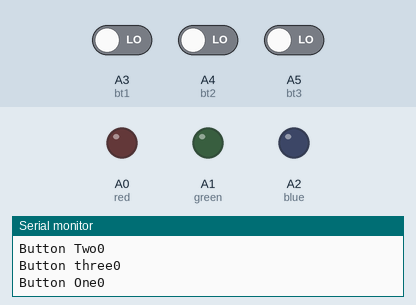
This sketch was run on a simulated Arduino Uno, built with avr-gcc and run on an emulated ATmega328P. Shown: output pins drawn as LEDs (lit = HIGH), the last lines printed to the serial monitor. The inputs (shaded band) are chosen by the test bench; at power-on: A3 (bt1) LOW, A4 (bt2) LOW, A5 (bt3) LOW.

Above: at 1.2 s.
1.3 s: A3 (bt1) driven HIGH
At 2.5 s:
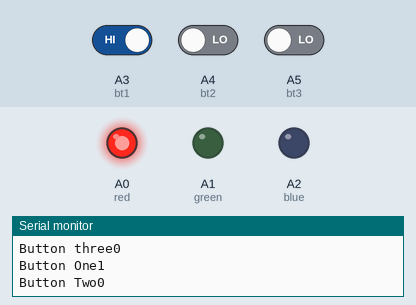
2.8 s: A4 (bt2) driven HIGH
At 3.2 s:
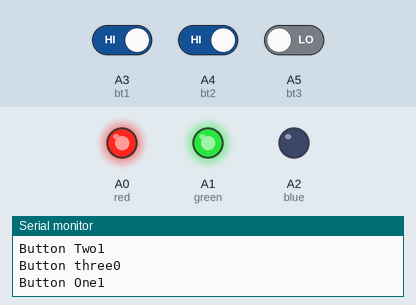
4.3 s: A5 (bt3) driven HIGH
At 5.2 s:
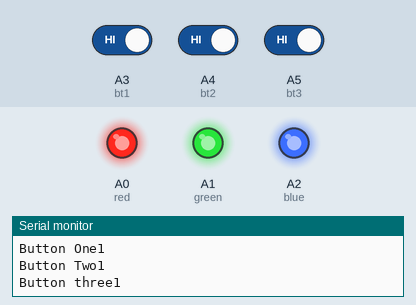
5.8 s: A3 (bt1) driven LOW
At 6.4 s:
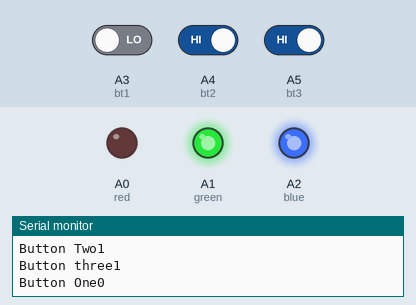
7.3 s: A4 (bt2) driven LOW
At 8.5 s:
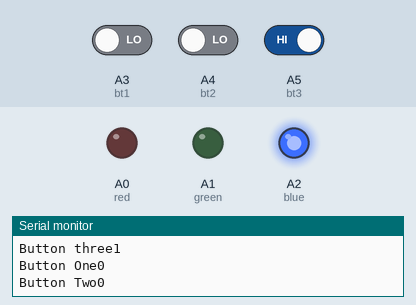
8.8 s: A3 (bt1) driven HIGH
At 9.4 s:
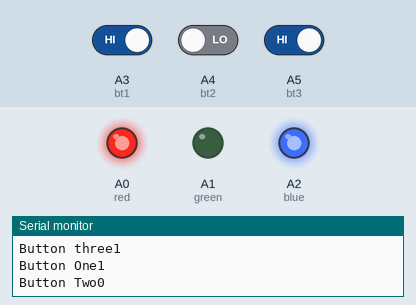
Timing chart, 0 to 11.3 s (numbered marks = the images above; inputs shaded):
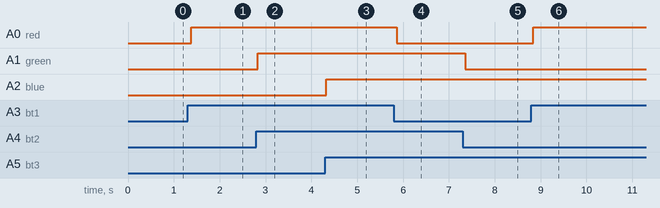

Measured:
- after the input at 1.3 s, A0 (red): LOW → HIGH after 0.08 s
- after the input at 2.8 s, A1 (green): LOW → HIGH at once
- after the input at 4.3 s, A2 (blue): LOW → HIGH at once
- after the input at 5.8 s, A0 (red): HIGH → LOW after 0.06 s
- after the input at 7.3 s, A1 (green): HIGH → LOW after 0.05 s
- after the input at 8.8 s, A0 (red): LOW → HIGH at once

The sketch:

newsketch.ino
```cpp
#define blue A2
#define green A1
#define red A0
#define bt1 A3
#define bt2 A4
#define bt3 A5


void setup() {
  // put your setup code here, to run once:
pinMode(blue,OUTPUT);
pinMode(green,OUTPUT);
pinMode(red,OUTPUT);
pinMode(bt1,INPUT);
pinMode(bt2,INPUT);
pinMode (bt3,INPUT);
Serial.begin(9600);

}

void loop() {
  // put your main code here, to run repeatedly:
int but = digitalRead(bt1);
Serial.print("Button One");
Serial.println(but);
//delay(100);
int but1 = digitalRead(bt2);
Serial.print("Button Two");
Serial.println(but1);
//delay(1000);
int but2 = digitalRead(bt3);
Serial.print("Button three");
Serial.println(but2);
//delay(1000);

if (but == 1){
  digitalWrite(red,HIGH);

}
if(but == 0){
  digitalWrite(red,LOW);
}
if (but1 == 1){
  digitalWrite(green,HIGH);

}
if(but1 == 0){
  digitalWrite(green,LOW);
}
if (but2 == 1){
  digitalWrite(blue,HIGH);

}
if(but2 == 0){
  digitalWrite(blue,LOW);
}
}
```
